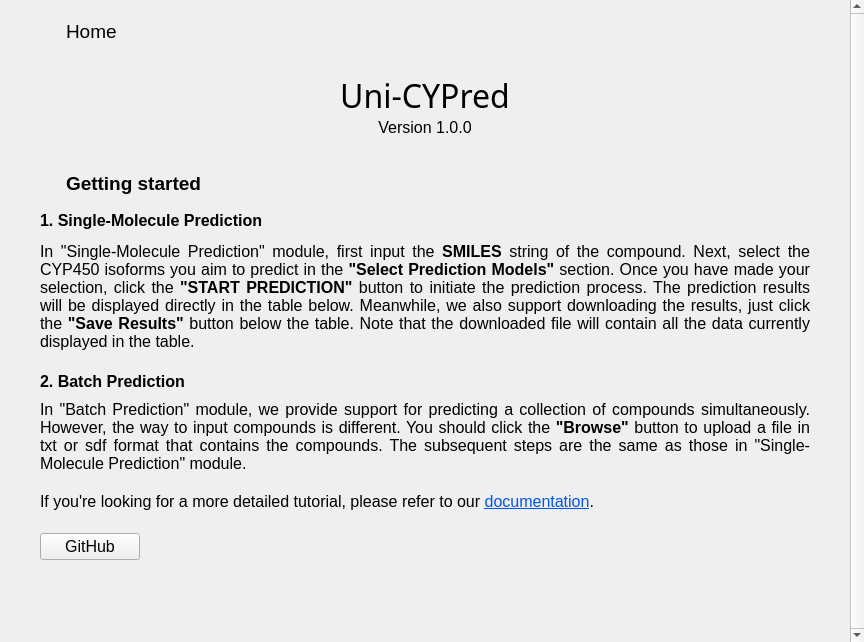
<?xml version="1.0" encoding="UTF-8"?>
<ui version="4.0">
 <class>homePageContent</class>
 <widget class="QWidget" name="homePageContent">
  <property name="geometry">
   <rect>
    <x>0</x>
    <y>0</y>
    <width>864</width>
    <height>642</height>
   </rect>
  </property>
  <property name="minimumSize">
   <size>
    <width>864</width>
    <height>642</height>
   </size>
  </property>
  <property name="maximumSize">
   <size>
    <width>864</width>
    <height>642</height>
   </size>
  </property>
  <property name="font">
   <font>
    <family>Segoe UI</family>
    <pointsize>12</pointsize>
   </font>
  </property>
  <property name="windowTitle">
   <string>homePageContent</string>
  </property>
  <property name="locale">
   <locale language="English" country="UnitedStates"/>
  </property>
  <widget class="QScrollArea" name="home_scrollArea">
   <property name="geometry">
    <rect>
     <x>0</x>
     <y>0</y>
     <width>864</width>
     <height>642</height>
    </rect>
   </property>
   <property name="sizePolicy">
    <sizepolicy hsizetype="Fixed" vsizetype="Fixed">
     <horstretch>0</horstretch>
     <verstretch>0</verstretch>
    </sizepolicy>
   </property>
   <property name="frameShape">
    <enum>QFrame::NoFrame</enum>
   </property>
   <property name="verticalScrollBarPolicy">
    <enum>Qt::ScrollBarAlwaysOn</enum>
   </property>
   <property name="widgetResizable">
    <bool>true</bool>
   </property>
   <widget class="QWidget" name="home_scrollAreaWidgetContents">
    <property name="geometry">
     <rect>
      <x>0</x>
      <y>0</y>
      <width>847</width>
      <height>654</height>
     </rect>
    </property>
    <property name="sizePolicy">
     <sizepolicy hsizetype="Preferred" vsizetype="Fixed">
      <horstretch>0</horstretch>
      <verstretch>0</verstretch>
     </sizepolicy>
    </property>
    <layout class="QVBoxLayout" name="verticalLayout">
     <property name="spacing">
      <number>0</number>
     </property>
     <property name="leftMargin">
      <number>40</number>
     </property>
     <property name="topMargin">
      <number>0</number>
     </property>
     <property name="rightMargin">
      <number>40</number>
     </property>
     <property name="bottomMargin">
      <number>0</number>
     </property>
     <item>
      <spacer name="verticalSpacer">
       <property name="orientation">
        <enum>Qt::Vertical</enum>
       </property>
       <property name="sizeType">
        <enum>QSizePolicy::Fixed</enum>
       </property>
       <property name="sizeHint" stdset="0">
        <size>
         <width>20</width>
         <height>20</height>
        </size>
       </property>
      </spacer>
     </item>
     <item>
      <layout class="QHBoxLayout" name="home_headline_hlay">
       <property name="spacing">
        <number>6</number>
       </property>
       <item>
        <widget class="QLabel" name="home_icon">
         <property name="maximumSize">
          <size>
           <width>20</width>
           <height>20</height>
          </size>
         </property>
         <property name="text">
          <string/>
         </property>
         <property name="pixmap">
          <pixmap resource="../static/resource.qrc">:/icons/icons/Ionic-Ionicons-Home.ico</pixmap>
         </property>
         <property name="scaledContents">
          <bool>true</bool>
         </property>
         <property name="alignment">
          <set>Qt::AlignCenter</set>
         </property>
        </widget>
       </item>
       <item>
        <widget class="QLabel" name="home_label">
         <property name="sizePolicy">
          <sizepolicy hsizetype="Preferred" vsizetype="Fixed">
           <horstretch>0</horstretch>
           <verstretch>0</verstretch>
          </sizepolicy>
         </property>
         <property name="font">
          <font>
           <family>Segoe UI</family>
           <pointsize>14</pointsize>
          </font>
         </property>
         <property name="text">
          <string>Home</string>
         </property>
         <property name="alignment">
          <set>Qt::AlignLeading|Qt::AlignLeft|Qt::AlignVCenter</set>
         </property>
        </widget>
       </item>
      </layout>
     </item>
     <item>
      <spacer name="verticalSpacer_2">
       <property name="orientation">
        <enum>Qt::Vertical</enum>
       </property>
       <property name="sizeType">
        <enum>QSizePolicy::Fixed</enum>
       </property>
       <property name="sizeHint" stdset="0">
        <size>
         <width>20</width>
         <height>30</height>
        </size>
       </property>
      </spacer>
     </item>
     <item>
      <widget class="QLabel" name="home_title_label">
       <property name="sizePolicy">
        <sizepolicy hsizetype="Preferred" vsizetype="Fixed">
         <horstretch>0</horstretch>
         <verstretch>0</verstretch>
        </sizepolicy>
       </property>
       <property name="font">
        <font>
         <family>Sitka</family>
         <pointsize>24</pointsize>
         <bold>false</bold>
        </font>
       </property>
       <property name="frameShape">
        <enum>QFrame::NoFrame</enum>
       </property>
       <property name="frameShadow">
        <enum>QFrame::Plain</enum>
       </property>
       <property name="text">
        <string>Uni-CYPred</string>
       </property>
       <property name="textFormat">
        <enum>Qt::PlainText</enum>
       </property>
       <property name="alignment">
        <set>Qt::AlignCenter</set>
       </property>
      </widget>
     </item>
     <item>
      <widget class="QLabel" name="version_label">
       <property name="sizePolicy">
        <sizepolicy hsizetype="Preferred" vsizetype="Fixed">
         <horstretch>0</horstretch>
         <verstretch>0</verstretch>
        </sizepolicy>
       </property>
       <property name="font">
        <font>
         <family>Segoe UI</family>
         <pointsize>12</pointsize>
        </font>
       </property>
       <property name="cursor">
        <cursorShape>IBeamCursor</cursorShape>
       </property>
       <property name="mouseTracking">
        <bool>true</bool>
       </property>
       <property name="text">
        <string>Version 1.0.0</string>
       </property>
       <property name="alignment">
        <set>Qt::AlignCenter</set>
       </property>
       <property name="textInteractionFlags">
        <set>Qt::LinksAccessibleByMouse|Qt::TextSelectableByMouse</set>
       </property>
      </widget>
     </item>
     <item>
      <spacer name="verticalSpacer_3">
       <property name="orientation">
        <enum>Qt::Vertical</enum>
       </property>
       <property name="sizeType">
        <enum>QSizePolicy::Fixed</enum>
       </property>
       <property name="sizeHint" stdset="0">
        <size>
         <width>20</width>
         <height>35</height>
        </size>
       </property>
      </spacer>
     </item>
     <item>
      <layout class="QHBoxLayout" name="home_headline_hlay_2">
       <property name="spacing">
        <number>6</number>
       </property>
       <item>
        <widget class="QLabel" name="home_icon_2">
         <property name="maximumSize">
          <size>
           <width>20</width>
           <height>20</height>
          </size>
         </property>
         <property name="text">
          <string/>
         </property>
         <property name="pixmap">
          <pixmap resource="../static/resource.qrc">:/icons/icons/Microsoft-Fluentui-Emoji-Mono-Magic-Wand.ico</pixmap>
         </property>
         <property name="scaledContents">
          <bool>true</bool>
         </property>
         <property name="alignment">
          <set>Qt::AlignCenter</set>
         </property>
        </widget>
       </item>
       <item>
        <widget class="QLabel" name="start_label">
         <property name="sizePolicy">
          <sizepolicy hsizetype="Preferred" vsizetype="Fixed">
           <horstretch>0</horstretch>
           <verstretch>0</verstretch>
          </sizepolicy>
         </property>
         <property name="font">
          <font>
           <family>Segoe UI</family>
           <pointsize>14</pointsize>
          </font>
         </property>
         <property name="cursor">
          <cursorShape>IBeamCursor</cursorShape>
         </property>
         <property name="text">
          <string>&lt;html&gt;&lt;head/&gt;&lt;body&gt;&lt;p&gt;&lt;span style=&quot; font-weight:600;&quot;&gt;Getting started&lt;/span&gt;&lt;/p&gt;&lt;/body&gt;&lt;/html&gt;</string>
         </property>
         <property name="textFormat">
          <enum>Qt::RichText</enum>
         </property>
         <property name="alignment">
          <set>Qt::AlignLeading|Qt::AlignLeft|Qt::AlignVCenter</set>
         </property>
         <property name="textInteractionFlags">
          <set>Qt::LinksAccessibleByMouse|Qt::TextSelectableByMouse</set>
         </property>
        </widget>
       </item>
      </layout>
     </item>
     <item>
      <spacer name="verticalSpacer_4">
       <property name="orientation">
        <enum>Qt::Vertical</enum>
       </property>
       <property name="sizeType">
        <enum>QSizePolicy::Fixed</enum>
       </property>
       <property name="sizeHint" stdset="0">
        <size>
         <width>20</width>
         <height>15</height>
        </size>
       </property>
      </spacer>
     </item>
     <item>
      <widget class="QLabel" name="start_single_title_label">
       <property name="sizePolicy">
        <sizepolicy hsizetype="Preferred" vsizetype="Fixed">
         <horstretch>0</horstretch>
         <verstretch>0</verstretch>
        </sizepolicy>
       </property>
       <property name="maximumSize">
        <size>
         <width>16777215</width>
         <height>22</height>
        </size>
       </property>
       <property name="font">
        <font>
         <family>Segoe UI</family>
         <pointsize>12</pointsize>
        </font>
       </property>
       <property name="cursor">
        <cursorShape>IBeamCursor</cursorShape>
       </property>
       <property name="text">
        <string>&lt;html&gt;&lt;head/&gt;&lt;body&gt;&lt;p&gt;&lt;span style=&quot; font-weight:600;&quot;&gt;1. Single-Molecule Prediction&lt;/span&gt;&lt;/p&gt;&lt;/body&gt;&lt;/html&gt;</string>
       </property>
       <property name="textFormat">
        <enum>Qt::RichText</enum>
       </property>
       <property name="alignment">
        <set>Qt::AlignJustify|Qt::AlignVCenter</set>
       </property>
       <property name="wordWrap">
        <bool>true</bool>
       </property>
       <property name="textInteractionFlags">
        <set>Qt::LinksAccessibleByMouse|Qt::TextSelectableByMouse</set>
       </property>
      </widget>
     </item>
     <item>
      <widget class="QLabel" name="start_single_content_label">
       <property name="sizePolicy">
        <sizepolicy hsizetype="Preferred" vsizetype="Fixed">
         <horstretch>0</horstretch>
         <verstretch>0</verstretch>
        </sizepolicy>
       </property>
       <property name="maximumSize">
        <size>
         <width>16777215</width>
         <height>132</height>
        </size>
       </property>
       <property name="font">
        <font>
         <family>Segoe UI</family>
         <pointsize>12</pointsize>
        </font>
       </property>
       <property name="cursor">
        <cursorShape>IBeamCursor</cursorShape>
       </property>
       <property name="text">
        <string>&lt;html&gt;&lt;head/&gt;&lt;body&gt;&lt;p&gt;In &amp;quot;Single-Molecule Prediction&amp;quot; module, first input the &lt;span style=&quot; font-weight:600;&quot;&gt;SMILES&lt;/span&gt; string of the compound. Next, select the CYP450 isoforms you aim to predict in the &lt;span style=&quot; font-weight:600;&quot;&gt;&amp;quot;Select Prediction Models&amp;quot;&lt;/span&gt; section. Once you have made your selection, click the &lt;span style=&quot; font-weight:600;&quot;&gt;&amp;quot;START PREDICTION&amp;quot;&lt;/span&gt; button to initiate the prediction process. The prediction results will be displayed directly in the table below. Meanwhile, we also support downloading the results, just click the &lt;span style=&quot; font-weight:600;&quot;&gt;&amp;quot;Save Results&amp;quot;&lt;/span&gt; button below the table. Note that the downloaded file will contain all the data currently displayed in the table.&lt;/p&gt;&lt;/body&gt;&lt;/html&gt;</string>
       </property>
       <property name="textFormat">
        <enum>Qt::RichText</enum>
       </property>
       <property name="alignment">
        <set>Qt::AlignJustify|Qt::AlignVCenter</set>
       </property>
       <property name="wordWrap">
        <bool>true</bool>
       </property>
       <property name="textInteractionFlags">
        <set>Qt::LinksAccessibleByMouse|Qt::TextSelectableByMouse</set>
       </property>
      </widget>
     </item>
     <item>
      <spacer name="verticalSpacer_5">
       <property name="orientation">
        <enum>Qt::Vertical</enum>
       </property>
       <property name="sizeType">
        <enum>QSizePolicy::Fixed</enum>
       </property>
       <property name="sizeHint" stdset="0">
        <size>
         <width>20</width>
         <height>10</height>
        </size>
       </property>
      </spacer>
     </item>
     <item>
      <widget class="QLabel" name="start_batch_title_label">
       <property name="sizePolicy">
        <sizepolicy hsizetype="Preferred" vsizetype="Fixed">
         <horstretch>0</horstretch>
         <verstretch>0</verstretch>
        </sizepolicy>
       </property>
       <property name="maximumSize">
        <size>
         <width>16777215</width>
         <height>22</height>
        </size>
       </property>
       <property name="font">
        <font>
         <family>Segoe UI</family>
         <pointsize>12</pointsize>
        </font>
       </property>
       <property name="cursor">
        <cursorShape>IBeamCursor</cursorShape>
       </property>
       <property name="text">
        <string>&lt;html&gt;&lt;head/&gt;&lt;body&gt;&lt;p&gt;&lt;span style=&quot; font-weight:600;&quot;&gt;2. Batch Prediction&lt;/span&gt;&lt;/p&gt;&lt;/body&gt;&lt;/html&gt;</string>
       </property>
       <property name="textFormat">
        <enum>Qt::RichText</enum>
       </property>
       <property name="alignment">
        <set>Qt::AlignJustify|Qt::AlignVCenter</set>
       </property>
       <property name="wordWrap">
        <bool>true</bool>
       </property>
       <property name="textInteractionFlags">
        <set>Qt::LinksAccessibleByMouse|Qt::TextSelectableByMouse</set>
       </property>
      </widget>
     </item>
     <item>
      <widget class="QLabel" name="start_batch_content_label">
       <property name="sizePolicy">
        <sizepolicy hsizetype="Preferred" vsizetype="Fixed">
         <horstretch>0</horstretch>
         <verstretch>0</verstretch>
        </sizepolicy>
       </property>
       <property name="maximumSize">
        <size>
         <width>16777215</width>
         <height>88</height>
        </size>
       </property>
       <property name="font">
        <font>
         <family>Segoe UI</family>
         <pointsize>12</pointsize>
        </font>
       </property>
       <property name="cursor">
        <cursorShape>IBeamCursor</cursorShape>
       </property>
       <property name="text">
        <string>&lt;html&gt;&lt;head/&gt;&lt;body&gt;&lt;p&gt;In &amp;quot;Batch Prediction&amp;quot; module, we provide support for predicting a collection of compounds simultaneously. However, the way to input compounds is different. You should click the &lt;span style=&quot; font-weight:600;&quot;&gt;&amp;quot;Browse&amp;quot;&lt;/span&gt; button to upload a file in txt or sdf format that contains the compounds. The subsequent steps are the same as those in &amp;quot;Single-Molecule Prediction&amp;quot; module.&lt;/p&gt;&lt;/body&gt;&lt;/html&gt;</string>
       </property>
       <property name="textFormat">
        <enum>Qt::RichText</enum>
       </property>
       <property name="alignment">
        <set>Qt::AlignJustify|Qt::AlignVCenter</set>
       </property>
       <property name="wordWrap">
        <bool>true</bool>
       </property>
       <property name="textInteractionFlags">
        <set>Qt::LinksAccessibleByMouse|Qt::TextSelectableByMouse</set>
       </property>
      </widget>
     </item>
     <item>
      <spacer name="verticalSpacer_6">
       <property name="orientation">
        <enum>Qt::Vertical</enum>
       </property>
       <property name="sizeType">
        <enum>QSizePolicy::Fixed</enum>
       </property>
       <property name="sizeHint" stdset="0">
        <size>
         <width>20</width>
         <height>10</height>
        </size>
       </property>
      </spacer>
     </item>
     <item>
      <widget class="QLabel" name="doc_label">
       <property name="sizePolicy">
        <sizepolicy hsizetype="Preferred" vsizetype="Fixed">
         <horstretch>0</horstretch>
         <verstretch>0</verstretch>
        </sizepolicy>
       </property>
       <property name="maximumSize">
        <size>
         <width>16777215</width>
         <height>22</height>
        </size>
       </property>
       <property name="font">
        <font>
         <family>Segoe UI</family>
         <pointsize>12</pointsize>
        </font>
       </property>
       <property name="cursor">
        <cursorShape>IBeamCursor</cursorShape>
       </property>
       <property name="text">
        <string>&lt;html&gt;&lt;head/&gt;&lt;body&gt;&lt;p&gt;If you're looking for a more detailed tutorial, please refer to our &lt;a href=&quot;https://example.com/&quot;&gt;&lt;span style=&quot; text-decoration: underline; color:#0055ff;&quot;&gt;documentation&lt;/span&gt;&lt;/a&gt;.&lt;/p&gt;&lt;/body&gt;&lt;/html&gt;</string>
       </property>
       <property name="textFormat">
        <enum>Qt::RichText</enum>
       </property>
       <property name="alignment">
        <set>Qt::AlignJustify|Qt::AlignVCenter</set>
       </property>
       <property name="wordWrap">
        <bool>false</bool>
       </property>
       <property name="openExternalLinks">
        <bool>true</bool>
       </property>
       <property name="textInteractionFlags">
        <set>Qt::LinksAccessibleByMouse|Qt::TextSelectableByMouse</set>
       </property>
      </widget>
     </item>
     <item>
      <spacer name="verticalSpacer_7">
       <property name="orientation">
        <enum>Qt::Vertical</enum>
       </property>
       <property name="sizeType">
        <enum>QSizePolicy::Fixed</enum>
       </property>
       <property name="sizeHint" stdset="0">
        <size>
         <width>20</width>
         <height>20</height>
        </size>
       </property>
      </spacer>
     </item>
     <item>
      <layout class="QHBoxLayout" name="horizontalLayout">
       <property name="spacing">
        <number>10</number>
       </property>
       <item>
        <widget class="QPushButton" name="github_btn">
         <property name="minimumSize">
          <size>
           <width>100</width>
           <height>0</height>
          </size>
         </property>
         <property name="font">
          <font>
           <family>Segoe UI</family>
           <pointsize>12</pointsize>
          </font>
         </property>
         <property name="cursor">
          <cursorShape>PointingHandCursor</cursorShape>
         </property>
         <property name="text">
          <string>GitHub</string>
         </property>
        </widget>
       </item>
       <item>
        <spacer name="horizontalSpacer">
         <property name="orientation">
          <enum>Qt::Horizontal</enum>
         </property>
         <property name="sizeHint" stdset="0">
          <size>
           <width>40</width>
           <height>0</height>
          </size>
         </property>
        </spacer>
       </item>
      </layout>
     </item>
     <item>
      <spacer name="verticalSpacer_8">
       <property name="orientation">
        <enum>Qt::Vertical</enum>
       </property>
       <property name="sizeType">
        <enum>QSizePolicy::Fixed</enum>
       </property>
       <property name="sizeHint" stdset="0">
        <size>
         <width>20</width>
         <height>80</height>
        </size>
       </property>
      </spacer>
     </item>
    </layout>
   </widget>
  </widget>
 </widget>
 <resources>
  <include location="../static/resource.qrc"/>
 </resources>
 <connections/>
</ui>
